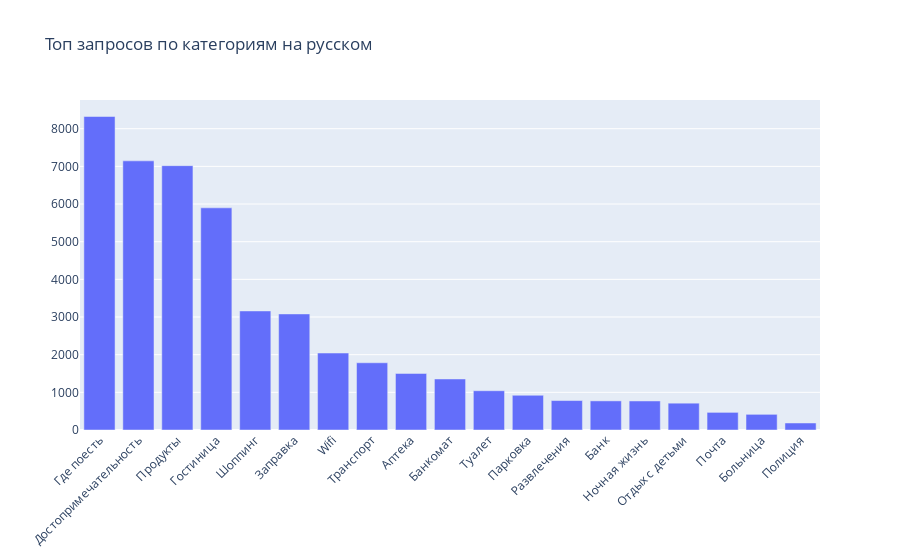

The notebook cell this image was saved under:
### Code cell
top_categories = dict(top_categories.most_common(30))
fig = go.Figure(
    [go.Bar(x=list(top_categories.keys()), y=list(top_categories.values()))],
    layout_title_text='Топ запросов по категориям на русском'
)
fig.update_layout(barmode='group', xaxis_tickangle=-45)
fig.show()

### Figure 1 — Plotly figure (JSON) as saved in the notebook; plotly's stock layout.template omitted (floating-point values rounded to 4 significant figures)
{"data": [{"type": "bar", "x": ["Где поесть", "Достопримечательность", "Продукты", "Гостиница", "Шоппинг", "Заправка", "Wifi", "Транспорт", "Аптека", "Банкомат", "Туалет", "Парковка", "Развлечения", "Банк", "Ночная жизнь", "Отдых с детьми", "Почта", "Больница", "Полиция"], "y": [8324, 7146, 7019, 5899, 3161, 3082, 2044, 1785, 1502, 1355, 1043, 922, 782, 773, 771, 712, 468, 416, 186]}], "layout": {"barmode": "group", "title": {"text": "Топ запросов по категориям на русском"}, "xaxis": {"tickangle": -45}}}
